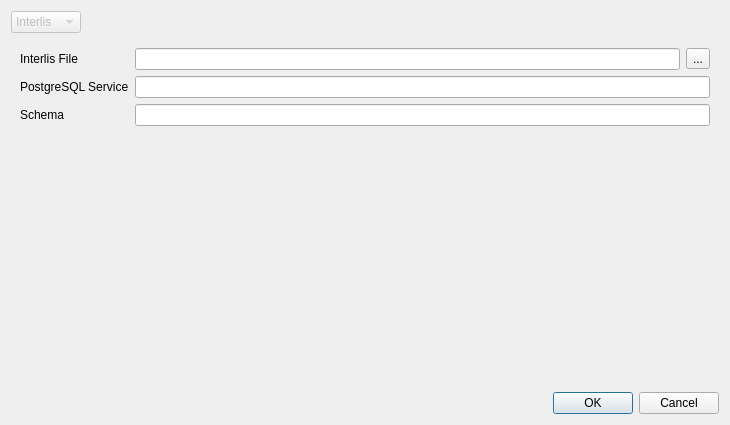
<?xml version="1.0" encoding="UTF-8"?>
<ui version="4.0">
 <class>Dialog</class>
 <widget class="QDialog" name="Dialog">
  <property name="geometry">
   <rect>
    <x>0</x>
    <y>0</y>
    <width>730</width>
    <height>425</height>
   </rect>
  </property>
  <property name="windowTitle">
   <string>Dialog</string>
  </property>
  <layout class="QGridLayout" name="gridLayout">
   <item row="0" column="0">
    <widget class="QComboBox" name="comboBox">
     <property name="enabled">
      <bool>false</bool>
     </property>
     <item>
      <property name="text">
       <string>Interlis</string>
      </property>
     </item>
     <item>
      <property name="text">
       <string>Postgis</string>
      </property>
     </item>
    </widget>
   </item>
   <item row="0" column="1">
    <spacer name="horizontalSpacer">
     <property name="orientation">
      <enum>Qt::Horizontal</enum>
     </property>
     <property name="sizeHint" stdset="0">
      <size>
       <width>40</width>
       <height>20</height>
      </size>
     </property>
    </spacer>
   </item>
   <item row="1" column="0" colspan="2">
    <widget class="QStackedWidget" name="stackedWidget">
     <widget class="QWidget" name="page">
      <layout class="QFormLayout" name="formLayout">
       <item row="0" column="0">
        <widget class="QLabel" name="label">
         <property name="text">
          <string>Interlis File</string>
         </property>
        </widget>
       </item>
       <item row="2" column="0">
        <widget class="QLabel" name="label_2">
         <property name="text">
          <string>PostgreSQL Service</string>
         </property>
        </widget>
       </item>
       <item row="2" column="1">
        <widget class="QLineEdit" name="pg_service_line_edit"/>
       </item>
       <item row="3" column="0">
        <widget class="QLabel" name="label_3">
         <property name="text">
          <string>Schema</string>
         </property>
        </widget>
       </item>
       <item row="3" column="1">
        <widget class="QLineEdit" name="pg_schema_line_edit"/>
       </item>
       <item row="0" column="1">
        <widget class="QWidget" name="widget" native="true">
         <layout class="QGridLayout" name="gridLayout_2">
          <property name="leftMargin">
           <number>0</number>
          </property>
          <property name="topMargin">
           <number>0</number>
          </property>
          <property name="rightMargin">
           <number>0</number>
          </property>
          <property name="bottomMargin">
           <number>0</number>
          </property>
          <item row="0" column="0">
           <widget class="QLineEdit" name="ili_file_line_edit"/>
          </item>
          <item row="0" column="1">
           <widget class="QToolButton" name="ili_file_browse_button">
            <property name="text">
             <string>...</string>
            </property>
           </widget>
          </item>
         </layout>
        </widget>
       </item>
      </layout>
     </widget>
     <widget class="QWidget" name="page_2"/>
    </widget>
   </item>
   <item row="2" column="0" colspan="2">
    <widget class="QDialogButtonBox" name="buttonBox">
     <property name="orientation">
      <enum>Qt::Horizontal</enum>
     </property>
     <property name="standardButtons">
      <set>QDialogButtonBox::Cancel|QDialogButtonBox::Ok</set>
     </property>
    </widget>
   </item>
  </layout>
 </widget>
 <resources/>
 <connections>
  <connection>
   <sender>buttonBox</sender>
   <signal>accepted()</signal>
   <receiver>Dialog</receiver>
   <slot>accept()</slot>
   <hints>
    <hint type="sourcelabel">
     <x>248</x>
     <y>254</y>
    </hint>
    <hint type="destinationlabel">
     <x>157</x>
     <y>274</y>
    </hint>
   </hints>
  </connection>
  <connection>
   <sender>buttonBox</sender>
   <signal>rejected()</signal>
   <receiver>Dialog</receiver>
   <slot>reject()</slot>
   <hints>
    <hint type="sourcelabel">
     <x>316</x>
     <y>260</y>
    </hint>
    <hint type="destinationlabel">
     <x>286</x>
     <y>274</y>
    </hint>
   </hints>
  </connection>
 </connections>
</ui>
